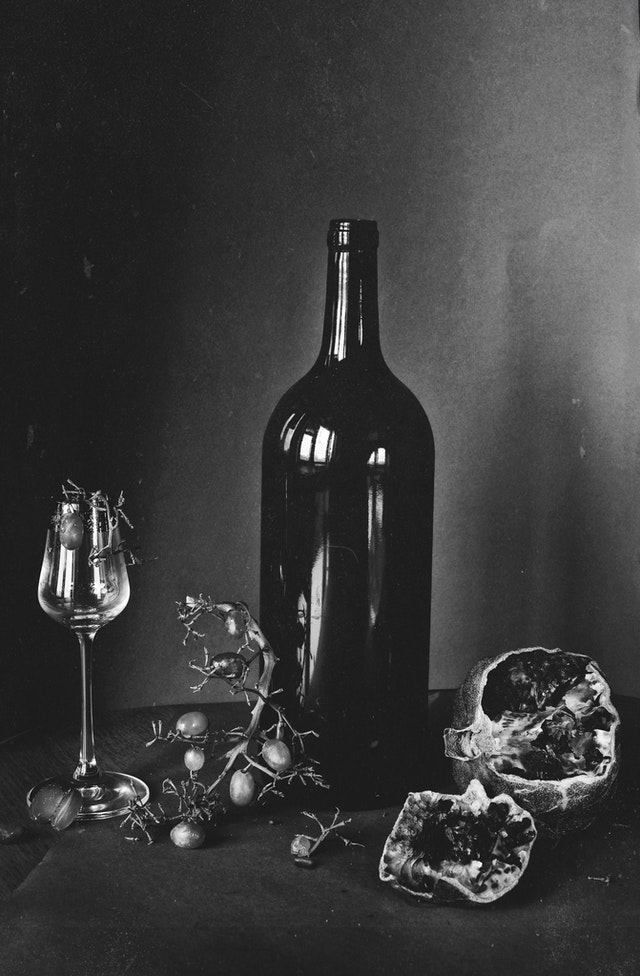
#> input picture data/test.jpg, 640 x 976 px
$ python box_filter.py
#> lines starting #> are read from the running program, lines starting #| are printed output that depends on the picture
#> further down, img is the input picture: shape (976, 640, 3); mean R, G, B 59.6, 59.6, 59.6
### src/helpers.py
import numpy as np


def rgb2gray(rgb):
    return np.dot(rgb[..., :3], [0.2989, 0.5870, 0.1140])

### src/box_filter.py
# Image box filter
import numpy as np
import matplotlib.pyplot as plt
from helpers import rgb2gray
from typing import Tuple


def box_filter(image: np.ndarray,
               kernel_shape: Tuple[int, int],
               stride: Tuple[int, int]) -> np.ndarray:
    """
    image is a numpy.ndarray with shape (Hi, Wi) containing the
    input image.
    kernel_shape is a tuple of (kh, kw) containing the kernel shape.
    stride is a tuple of (sh, sw) containing the strides for the
    convolution.
    Returns: a numpy.ndarray containing the convolved image.
    """
#> called with kernel_shape = (15, 15), stride = (1, 1)
    # Get image dimensions
    H, W = image.shape
#> H = 976; W = 640

    # Get kernel dimensions
    kh, kw = kernel_shape
    sh, sw = stride

    # Get output dimensions
    H_out = int((H - kh) / sh + 1)
#> H_out = 962
    W_out = int((W - kw) / sw + 1)
#> W_out = 626

    # Initialize output image
    out = np.zeros((H_out, W_out))

    # Convolve image
    for i in range(H_out):
        for j in range(W_out):
            out[i, j] = np.sum(image[i * sh:i * sh + kh, j * sw:j * sw + kw])
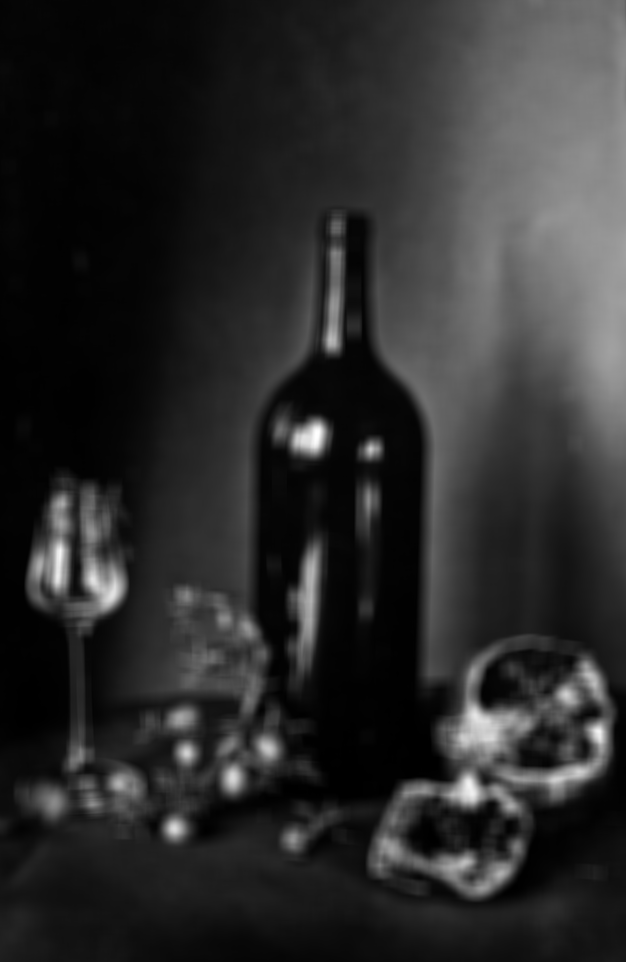
#> out: shape (962, 626) float64; min 6300.4, max 47943.2, mean 13449.3; drawn with min black and max white
    return out


# tst box filter with image
if __name__ == "__main__":
    img = plt.imread("../data/test.jpg")
    img = rgb2gray(img)
    _img = box_filter(image=img, kernel_shape=(15, 15), stride=(1, 1))
    plt.imshow(_img)
    plt.show()
    plt.imsave("../data/test3.jpg", _img)
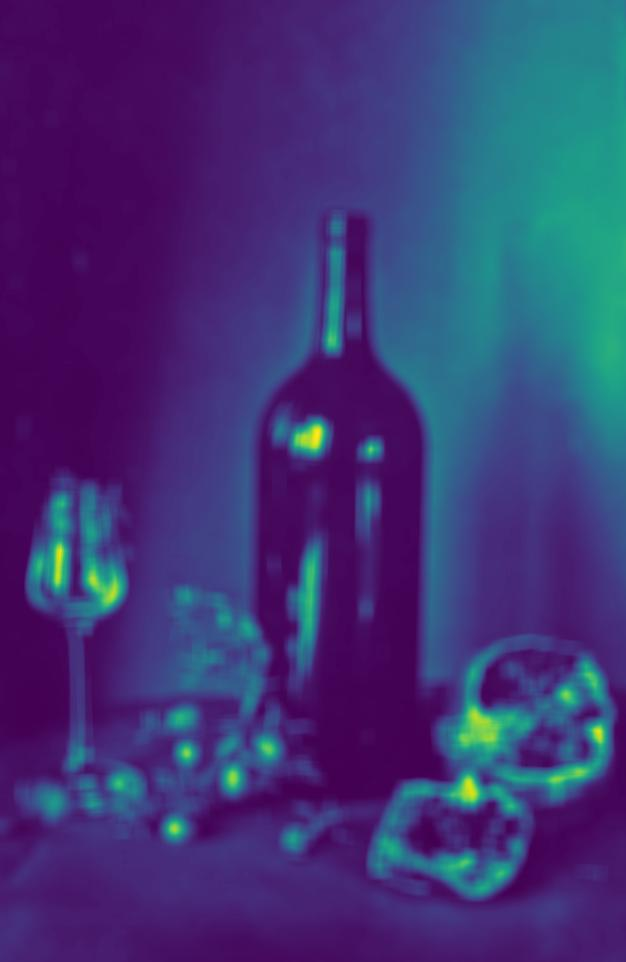
#> saved as test3.jpg: shape (962, 626, 3); mean R, G, B 62.8, 53.8, 117.1
